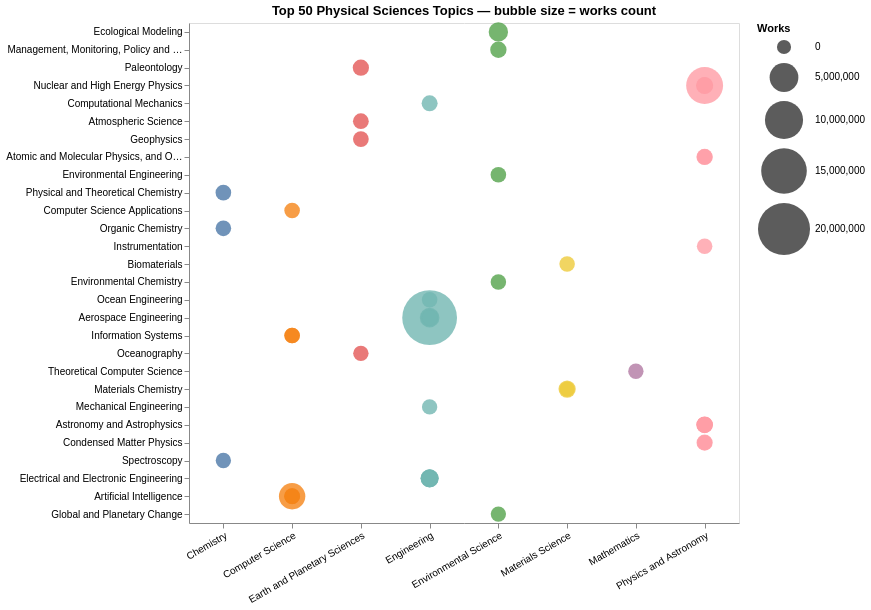

This figure's notebook cell:
### Code cell
top50 = ps.nlargest(50, 'works_count')

alt.Chart(top50).mark_circle(opacity=0.8).encode(
    x=alt.X('field_name:N', title=None, axis=alt.Axis(labelAngle=-30)),
    y=alt.Y('subfield_name:N', title=None,
            sort=alt.EncodingSortField('works_count', order='descending')),
    size=alt.Size('works_count:Q',
                  scale=alt.Scale(range=[200, 3000]),
                  title='Works'),
    color=alt.Color('field_name:N', legend=None),
    tooltip=[
        alt.Tooltip('display_name:N', title='Topic'),
        alt.Tooltip('subfield_name:N', title='Subfield'),
        alt.Tooltip('field_name:N', title='Field'),
        alt.Tooltip('works_count:Q', title='Works', format=','),
    ]
).properties(
    title='Top 50 Physical Sciences Topics — bubble size = works count',
    width=550, height=500
).interactive()
